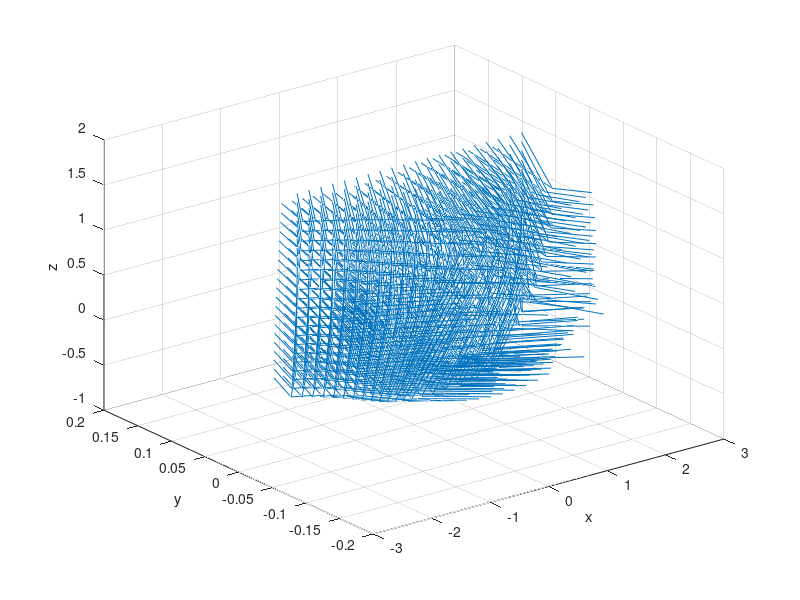

Reproduce this figure in MATLAB.
close all;
clear;
%% Created grid of space
[x, y, z] = ndgrid(linspace(-2, 2, 100), 0, linspace(0, 2, 100));

%% Point out where vortices are


x0 = 1; % Vortex x co-ordinates
y0 = 0; % Vortex y co-ordinates
z0 = 1; % Vortex z co-ordinates

rx0 = 1; % Vortex x co-ordinates
ry0 = 0; % Vortex y co-ordinates
rz0 = 1; % Vortex z co-ordinates

%% scaled co-ordinates

x_ = (x - x0)/rx0;
% y_ = (y - y0)/ry0; 
y_ = y;
z_ = (z - z0)/rz0;


theta_plus = 0;
phi_plus = 0;

r_ = sqrt(x_.^2 + y_.^2 + z_.^2);
theta_ = pi/2 - atan(z_./r_) + theta_plus;
phi_ = atan(y_./x_) + phi_plus;


A0 = 1;
sigma = 1;

A_ = A0  .* exp(-(r_ - 1)/(2.* sigma.^2));

u = A_ .* cos(theta_) .* cos(phi_);
v = A_ .* cos(theta_) .* sin(phi_);
w = -A_ .* sin(theta_);


e = 1:5:size(x, 1);
figure; quiver3(x(e, 1, e), y(e, 1, e), z(e, 1, e), u(e, 1, e), v(e, 1, e), w(e, 1, e), 'AutoScale','off');
xlabel('x');
ylabel('y');
zlabel('z');
